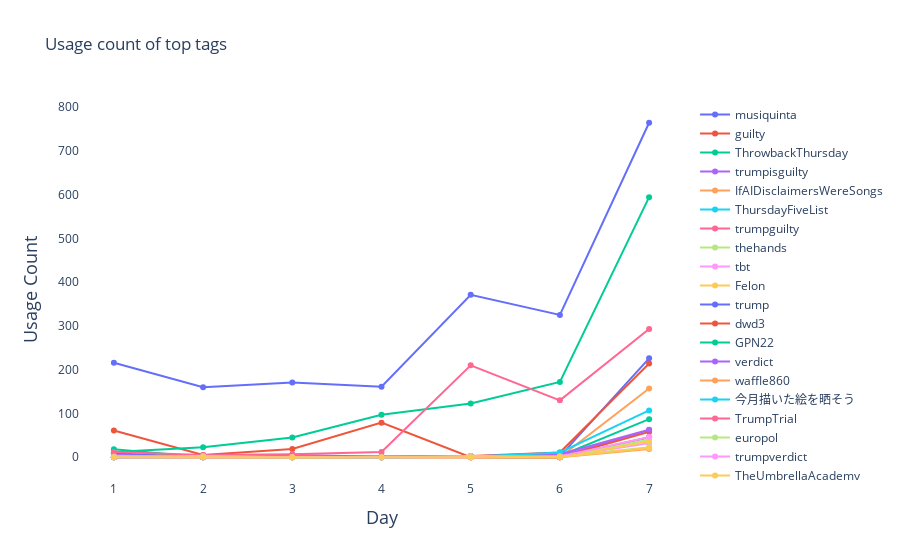

Notebook code cell kept with this figure:
### Code cell
### Creating a plot displaying the usage count of different tags over the last 7 days

fig = go.Figure()
for tag in file2['name'].unique():
    df_tag = file2[file2['name'] == tag]
    fig.add_trace(go.Scatter(x=df_tag['days'], y=df_tag['usage_count'], name = tag))

fig.update_layout(
    plot_bgcolor="white",
    title = 'Usage count of top tags',
    xaxis = {
        'title' :{
            'font' : {
                'size' : 18
            },
            'text' : 'Day'
        }
    },
    yaxis = {
        'title' :{
            'font' : {
                'size' : 18
            },
            'text' : 'Usage Count'
        }
    }
)

fig.show()

### Figure 1 — Plotly figure (JSON) as saved in the notebook; plotly's stock layout.template omitted (floating-point values rounded to 4 significant figures)
{"data": [{"name": "musiquinta", "type": "scatter", "x": [7, 6, 5, 4, 3, 2, 1], "y": [226, 2, 2, 2, 1, 0, 9]}, {"name": "guilty", "type": "scatter", "x": [7, 6, 5, 4, 3, 2, 1], "y": [214, 11, 3, 0, 0, 1, 2]}, {"name": "ThrowbackThursday", "type": "scatter", "x": [7, 6, 5, 4, 3, 2, 1], "y": [87, 3, 2, 0, 0, 0, 18]}, {"name": "trumpisguilty", "type": "scatter", "x": [7, 6, 5, 4, 3, 2, 1], "y": [62, 2, 2, 1, 5, 0, 5]}, {"name": "IfAIDisclaimersWereSongs", "type": "scatter", "x": [7, 6, 5, 4, 3, 2, 1], "y": [157, 0, 0, 0, 0, 0, 0]}, {"name": "ThursdayFiveList", "type": "scatter", "x": [7, 6, 5, 4, 3, 2, 1], "y": [45, 0, 0, 0, 0, 0, 0]}, {"name": "trumpguilty", "type": "scatter", "x": [7, 6, 5, 4, 3, 2, 1], "y": [46, 0, 0, 0, 0, 0, 0]}, {"name": "thehands", "type": "scatter", "x": [7, 6, 5, 4, 3, 2, 1], "y": [40, 0, 0, 0, 0, 0, 0]}, {"name": "tbt", "type": "scatter", "x": [7, 6, 5, 4, 3, 2, 1], "y": [32, 1, 1, 0, 1, 0, 3]}, {"name": "Felon", "type": "scatter", "x": [7, 6, 5, 4, 3, 2, 1], "y": [36, 0, 0, 0, 0, 0, 0]}, {"name": "trump", "type": "scatter", "x": [7, 6, 5, 4, 3, 2, 1], "y": [764, 325, 371, 161, 171, 160, 216]}, {"name": "dwd3", "type": "scatter", "x": [7, 6, 5, 4, 3, 2, 1], "y": [58, 0, 0, 79, 19, 5, 61]}, {"name": "GPN22", "type": "scatter", "x": [7, 6, 5, 4, 3, 2, 1], "y": [594, 172, 123, 97, 45, 23, 12]}, {"name": "verdict", "type": "scatter", "x": [7, 6, 5, 4, 3, 2, 1], "y": [63, 7, 2, 0, 1, 1, 0]}, {"name": "waffle860", "type": "scatter", "x": [7, 6, 5, 4, 3, 2, 1], "y": [19, 0, 0, 0, 0, 0, 0]}, {"name": "今月描いた絵を晒そう", "type": "scatter", "x": [7, 6, 5, 4, 3, 2, 1], "y": [107, 11, 1, 0, 1, 0, 0]}, {"name": "TrumpTrial", "type": "scatter", "x": [7, 6, 5, 4, 3, 2, 1], "y": [293, 130, 210, 12, 7, 5, 12]}, {"name": "europol", "type": "scatter", "x": [7, 6, 5, 4, 3, 2, 1], "y": [23, 1, 3, 0, 0, 3, 1]}, {"name": "trumpverdict", "type": "scatter", "x": [7, 6, 5, 4, 3, 2, 1], "y": [46, 2, 0, 0, 0, 0, 0]}, {"name": "TheUmbrellaAcademy", "type": "scatter", "x": [7, 6, 5, 4, 3, 2, 1], "y": [21, 1, 0, 0, 0, 0, 0]}], "layout": {"autosize": true, "plot_bgcolor": "white", "title": {"text": "Usage count of top tags"}, "xaxis": {"autorange": true, "range": [0.631, 7.369], "title": {"font": {"size": 18}, "text": "Day"}, "type": "linear"}, "yaxis": {"autorange": true, "range": [-63.05, 827.0], "title": {"font": {"size": 18}, "text": "Usage Count"}, "type": "linear"}}}
